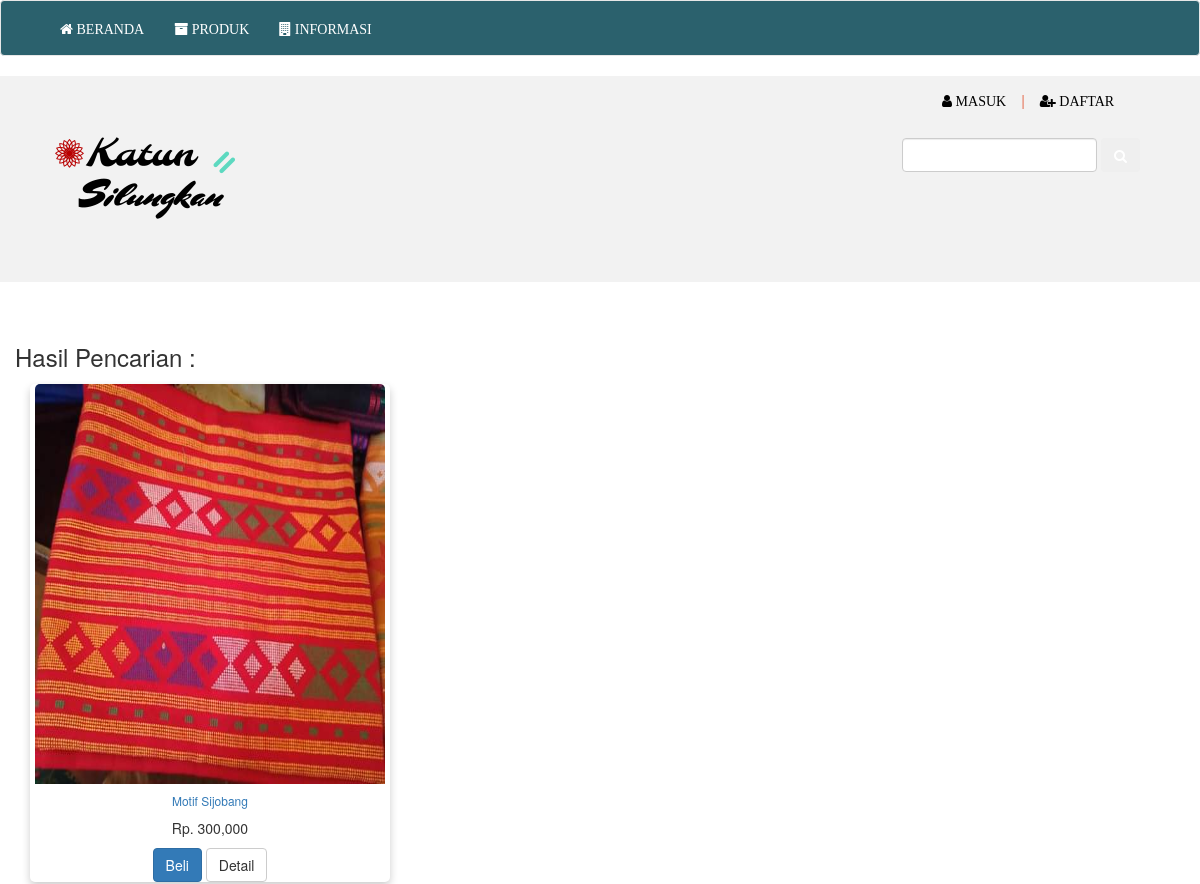
Page /pencarian.php?keyword=Motif  Sijobang on the committed database.
### tables this page shows
CREATE TABLE `produk` (
  `id_produk` int(11) NOT NULL,
  `nama_produk` varchar(100) NOT NULL,
  `harga_produk` int(11) NOT NULL,
  `berat` int(11) NOT NULL,
  `foto_produk` varchar(100) NOT NULL,
  `deskripsi_produk` text NOT NULL,
  `stok_produk` int(5) NOT NULL
);

### pencarian.php (the view, shortened to what this page needs)
<?php
  $keyword = $_GET['keyword'];
 ?>
 <!DOCTYPE html>
<html>
  <head>
    <link rel="stylesheet" href="css/febi.css">
    <link rel="stylesheet" href="css/animate.css">
    <link rel="stylesheet" href="css/font-awesome.css">
    <link rel="stylesheet" href="css/bootstrap.min.css" >
    <link rel="stylesheet" href="css/jquery.bxslider.css">
  </head>
    <?php
      require_once(dirname(__FILE__).'/commons/menubar.php');
    ?>
</head>
<body>
<?php include('commons/header.php'); ?>
<br>
<br>
<div class="container-fluid" id="content-pencarian" >
  <div class="container">
    <div class="row">
     <h3 class="my-4">Hasil Pencarian :</h3>
      </div>
    </div>
    <div class="container" id="produk">
    	 <?php
    if(isset($keyword)){
      if($keyword == ''){
        echo '
        <div class="row">
        <div class="col-xs-12" style="background: #6cd83a;height: 10vh; color:white; line-height:10vh">
          <p>Produk yang anda cari tidak terdeteksi !</p>
        </div>
      </div>
      ';?>
  <?php }else{ ?>
  	<div class="row">
  	<?php
  	$queryCari = "SELECT * FROM produk WHERE nama_produk LIKE '%$keyword%'";
        $query_cari = mysqli_query($koneksi, $queryCari);
        $jumlahCari = mysqli_num_rows($query_cari);
  	 ?>
  	 <?php
  	 if($jumlahCari > 0){
        while($arrayCari = mysqli_fetch_array($query_cari)){
        ?>
                            <div class="col-12 col-sm-6 col-lg-4">
                                <div class="card">
                                    <div class="product-img">
                                        <img style="width: 350px; height: 400px;" src="foto_produk/<?php echo $arrayCari['foto_produk']; ?>" alt="">
                                    </div>
                                    <div class="caption">
                                        <a href="detail.php?id=<?php echo $arrayCari['id_produk']; ?>">
                                            <h6><?php echo $arrayCari['nama_produk']; ?></h6>
                                        </a>
                                        <p class="product-price" style="color : ;">Rp. <?php echo number_format($arrayCari['harga_produk']);?></p>
                                        <div class="Hoverer-content">
                                            <div class="add-to-cart-btn">
                                                <a href="keranjang.php?id=<?php echo $arrayCari['id_produk']; ?>" class="btn btn-primary">Beli</a>
                                                <a href="detail.php?id=<?php echo $arrayCari['id_produk']; ?>" class="btn btn-default">Detail</a>
                                            </div>
                                        </div>
                                    </div>
                                </div>
                            </div>
        <?php } ?>
    <?php } ?>
    <?php } ?>
     <?php } ?>
    </div>
</div>
  </div>

### css/febi.css (style rules this page uses)
body { font-family:Georgia, Times, serif; font-size:14px; font-weight:300; line-height:1.6em; color:#333; }
h1,h2,h3,h4,h5,h6 { color:#333; line-height:1.1em; }
p { color:#333; }
a { text-decoration:none; transition: all 0.1s ease-in-out; -moz-transition: all 0.1s ease-in-out; -webkit-transition: all 0.1s ease-in-out; -o-transition: all 0.1s ease-in-out; outline: none; color:#333; }
.card { box-shadow: 0 4px 8px 0 rgba(0,0,0,0.2); transition: 0.3s; border-radius: 5px; text-align:center; background: #ffffff; }
.card img { height: 180px; }
.container { padding: 2px 16px; }
.card img { border-radius: 5px 5px 0 0; width:100%; }
.inner-footer ul li,a { list-style:none; }

### rows in the picture
produk: foto_produk (picture), nama_produk "Motif Sijobang", harga_produk "300,000"
